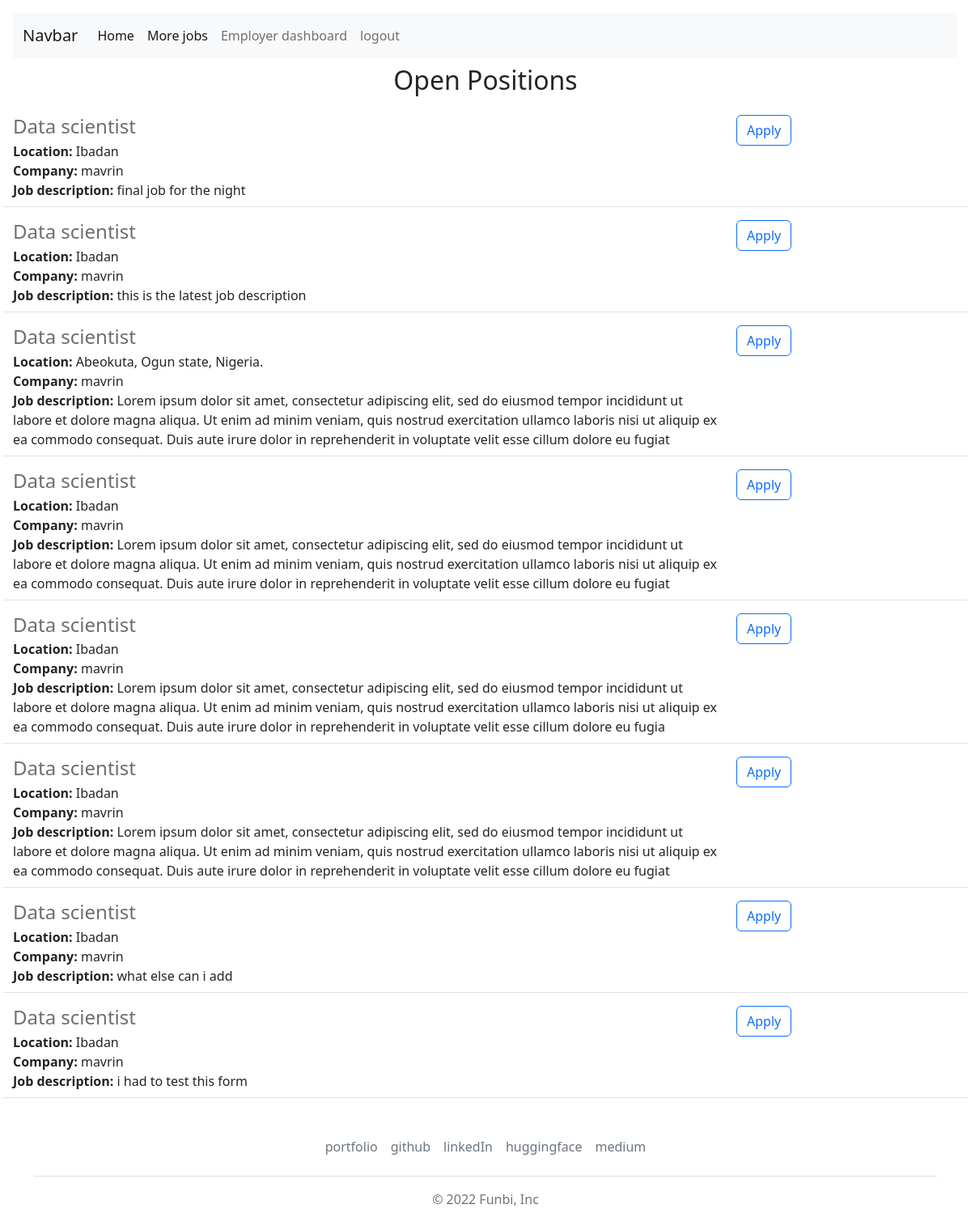
Screenshot of /more (signed in) with the database file from the repository.
### website/models.py (models this page shows)
class Jobs(db.Model):
  id = db.Column(db.Integer, primary_key=True)
  company = db.Column(db.String(50))
  email = db.Column(db.String(50))
  job = db.Column(db.String(150))
  location = db.Column(db.String(150))
  details = db.Column(db.String(1000))
  date = db.Column(db.DateTime(timezone=True), default = func.now())
  employer_id = db.Column(db.Integer, db.ForeignKey('user.id'))

### website/views.py (the view)
@views.route('/more')
def moreJobs():
  job=Jobs.query.all()
  job1=[]
  for j in job:
    job1.append(j)
  job1=job1[::-1]
  return render_template("More-jobs.html", user=current_user, job=job, job1=job1)

### website/__init__.py (called while the page is built)
def create_app():
  app = Flask(__name__)
  app.config['SECRET_KEY'] = 'funbi'
  app.config['SQLALCHEMY_DATABASE_URI'] = f'sqlite:///{DB_NAME}'
  db.init_app(app)
  from .views import views
  from .auth import auth
  app.register_blueprint(views, url_prefix='/')
  app.register_blueprint(auth, url_prefix='/')
  from .models import User, Jobs
  create_database(app)
  login_manager = LoginManager()
  login_manager.login_view = 'auth.login'
  login_manager.init_app(app)
  @login_manager.user_loader
  def load_user(id):
    return User.query.get(int(id))
  return app

### website/templates/More-jobs.html (shortened to what this page needs)
{% extends "base.html" %}
{% block body %}
      <h2 class="text-center mt-2 mb-4">Open Positions</h2>
      <div>
        {% for jo in job1 %}
          {% include "jobitem.html" %}
        {% endfor %}
      </div>
{% endblock %}

### website/templates/jobitem.html
 <div class="border-bottom row" style="margin-bottom:16px; padding-bottom:8px;">
    <div class="col-9">
      <h4 style="color:rgb(110,110,110); margin-bottom:4px;">
        {{ jo.job }}
      </h4>
      <div>
        <b>Location: </b>{{ jo.location }}
      </div>
      <div>
        <b>Company: </b>{{ jo.company }}
      </div>
      <div>
        <b>Job description:</b> {{ jo.details }}
      </div>
    </div>
   <div class="col-2 padding-right:16px">
   <a href="mailto:{{ jo.email }}?subject=Application%20for%20{{job['title']}}&body=My%20Name%3A%20%3Cyour%20name%20here%3E%0D%0A%0D%0AMy%20Resume%20link%3A%20%3Cresume%20link%3E%0D%0A%0D%0AMy%20LinkedIn%20link%3A%20%3CLinkedIn%20link%3E" type="button" class="btn btn-outline-primary float-right align-middle">Apply</a>
   </div>
  </div>

### rows the page displays
Jobs: job "Data scientist", location "Ibadan", company "mavrin", details "final job for the night"
Jobs: job "Data scientist", location "Ibadan", company "mavrin", details "this is the latest job description"
Jobs: job "Data scientist", location "Abeokuta, Ogun state, Nigeria.", company "mavrin", details "Lorem ipsum dolor sit amet, consectetur adipiscing elit, sed do eiusmod tempor incididunt ut labore et dolore magna aliqua. Ut enim ad minim veniam, quis nostrud exercitation ullamco laboris nisi ut aliquip ex ea commodo consequat. Duis aute irure dolor in reprehenderit in voluptate velit esse cillum dolore eu fugiat"
Jobs: job "Data scientist", location "Ibadan", company "mavrin", details "Lorem ipsum dolor sit amet, consectetur adipiscing elit, sed do eiusmod tempor incididunt ut labore et dolore magna aliqua. Ut enim ad minim veniam, quis nostrud exercitation ullamco laboris nisi ut aliquip ex ea commodo consequat. Duis aute irure dolor in reprehenderit in voluptate velit esse cillum dolore eu fugiat"
Jobs: job "Data scientist", location "Ibadan", company "mavrin", details "Lorem ipsum dolor sit amet, consectetur adipiscing elit, sed do eiusmod tempor incididunt ut labore et dolore magna aliqua. Ut enim ad minim veniam, quis nostrud exercitation ullamco laboris nisi ut aliquip ex ea commodo consequat. Duis aute irure dolor in reprehenderit in voluptate velit esse cillum dolore eu fugia"
Jobs: job "Data scientist", location "Ibadan", company "mavrin", details "Lorem ipsum dolor sit amet, consectetur adipiscing elit, sed do eiusmod tempor incididunt ut labore et dolore magna aliqua. Ut enim ad minim veniam, quis nostrud exercitation ullamco laboris nisi ut aliquip ex ea commodo consequat. Duis aute irure dolor in reprehenderit in voluptate velit esse cillum dolore eu fugiat"
Jobs: job "Data scientist", location "Ibadan", company "mavrin", details "what else can i add"
Jobs: job "Data scientist", location "Ibadan", company "mavrin", details "i had to test this form"
